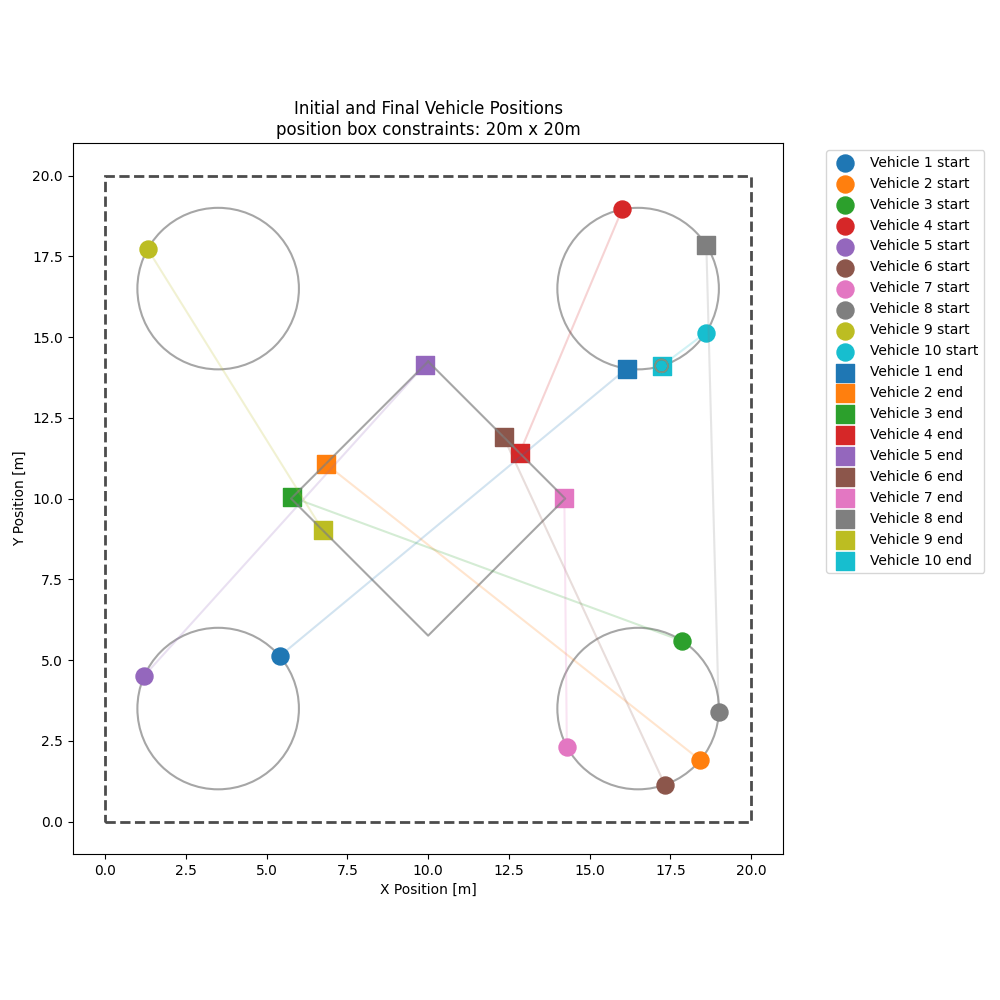

The script that saved this image:
import numpy as np
import matplotlib.pyplot as plt
from matplotlib.patches import Circle, Rectangle
import random
from matplotlib import colors as mcolors
import matplotlib.lines as mlines

def generate_positions(n_vehicles, min_distance=0.4, max_attempts=1000):
    """
    Generate initial and final positions for vehicles according to the specified layout:
    - 20m x 20m position box
    - 4 circles (diameter 5m) at corners with 1m margin from borders
    - 1 diamond (6m side length when unrotated) at center with 1m margin from circles
    - Initial positions: randomly on the 4 circles
    - Final positions: randomly on circles and diamond border
    
    Args:
        n_vehicles: number of vehicles
        min_distance: minimum distance between vehicles
        max_attempts: maximum attempts to find valid positions
        
    Returns:
        initial_positions: (n_vehicles, 2) array
        final_positions: (n_vehicles, 2) array
    """
    
    # Layout parameters
    box_size = 20.0
    circle_diameter = 5.0
    circle_radius = circle_diameter / 2.0
    square_side = 6.0
    margin = 1.0
    
    # Circle centers (1m margin from border + 2.5m radius = 3.5m from edge)
    circle_centers = np.array([
        [3.5, 3.5],    # bottom-left
        [16.5, 3.5],   # bottom-right  
        [3.5, 16.5],   # top-left
        [16.5, 16.5]   # top-right
    ])
    
    # Diamond center and vertices (rotated square)
    diamond_center = np.array([10.0, 10.0])
    diamond_size = square_side / np.sqrt(2)  # Distance from center to vertex
    
    # Diamond vertices (top, right, bottom, left)
    diamond_vertices = np.array([
        [diamond_center[0], diamond_center[1] + diamond_size],  # top
        [diamond_center[0] + diamond_size, diamond_center[1]],  # right
        [diamond_center[0], diamond_center[1] - diamond_size],  # bottom
        [diamond_center[0] - diamond_size, diamond_center[1]]   # left
    ])
    
    def sample_point_on_circle(center, radius):
        """Sample a random point on the circumference of a circle."""
        angle = random.uniform(0, 2 * np.pi)
        return center + radius * np.array([np.cos(angle), np.sin(angle)])
    
    def sample_point_on_diamond_border(vertices):
        """Sample a random point on the perimeter/border of the diamond."""
        # Diamond has 4 edges connecting adjacent vertices
        # Choose one edge randomly
        edge = random.randint(0, 3)
        
        # Get the two vertices that define this edge
        v1 = vertices[edge]
        v2 = vertices[(edge + 1) % 4]
        
        # Sample a random point along the edge between v1 and v2
        t = random.uniform(0, 1)  # Parameter along the edge
        point = v1 + t * (v2 - v1)
        
        return point

    def is_valid_position(new_pos, existing_positions, min_dist):
        """Check if new position maintains minimum distance from existing ones."""
        for pos in existing_positions:
            if np.linalg.norm(new_pos - pos) < min_dist:
                return False
        return True
    
    # Generate initial positions (only on circles)
    initial_positions = []
    attempts = 0
    
    while len(initial_positions) < n_vehicles and attempts < max_attempts:
        # Randomly select a circle
        circle_idx = random.randint(0, 3)
        center = circle_centers[circle_idx]
        
        # Sample point on circle circumference
        new_pos = sample_point_on_circle(center, circle_radius)
        
        # Check if position is valid
        if is_valid_position(new_pos, initial_positions, min_distance):
            initial_positions.append(new_pos)
        
        attempts += 1
    
    if len(initial_positions) < n_vehicles:
        raise ValueError(f"Could not generate {n_vehicles} valid initial positions after {max_attempts} attempts")
    
    # Generate final positions (on circles and square)
    final_positions = []
    attempts = 0
    
    while len(final_positions) < n_vehicles and attempts < max_attempts:
        # Randomly choose between diamond border (80%) and circles (20%)
        if random.random() < 0.9:  # Diamond border
            new_pos = sample_point_on_diamond_border(diamond_vertices)
        else:  # Circle
            circle_idx = random.randint(0, 3)
            center = circle_centers[circle_idx]
            new_pos = sample_point_on_circle(center, circle_radius)
        
        # Check if position is valid
        if is_valid_position(new_pos, final_positions, min_distance):
            final_positions.append(new_pos)
        
        attempts += 1
    
    if len(final_positions) < n_vehicles:
        raise ValueError(f"Could not generate {n_vehicles} valid final positions after {max_attempts} attempts")
    
    

    return np.array(initial_positions), np.array(final_positions)

def quadrant_colors(initial_positions, center=(10.0, 10.0)):
    """
    Assign a color to each craft based on the quadrant of its *initial* position.
    Quadrants (relative to `center`):
      Q0: top-right,  Q1: top-left,  Q2: bottom-left,  Q3: bottom-right
    Returns:
      colors: list of color strings (len = n_vehicles)
      quad_ids: list of ints in {0,1,2,3}
    """
    cx, cy = center
    # Use distinct, readable colors
    palette = [(0.17, 0.28, 0.46), (0.54, 0.31, 0.56), (1.00, 0.39, 0.38), (1.00, 0.65, 0.00)]  # Q0,Q1,Q2,Q3

    quad_ids = []
    colors = []
    for p in initial_positions:
        x, y = p
        if x >= cx and y >= cy:
            q = 0  # top-right
        elif x < cx and y >= cy:
            q = 1  # top-left
        elif x < cx and y < cy:
            q = 2  # bottom-left
        else:
            q = 3  # bottom-right
        quad_ids.append(q)
        colors.append(palette[q])
    return colors, quad_ids

def _jitter_color(base, hue_jitter=0.03, sat_jitter=0.10, val_jitter=0.10, rng=None):
    """Return an RGB tuple that is a jittered variant of the base color."""
    if rng is None:
        rng = np.random.default_rng()
    rgb = np.array(mcolors.to_rgb(base))
    h, s, v = mcolors.rgb_to_hsv(rgb)
    h = (h + rng.uniform(-hue_jitter, hue_jitter)) % 1.0
    s = np.clip(s * (1.0 + rng.uniform(-sat_jitter, sat_jitter)), 0.0, 1.0)
    v = np.clip(v * (1.0 + rng.uniform(-val_jitter, val_jitter)), 0.0, 1.0)
    return tuple(mcolors.hsv_to_rgb([h, s, v]))


def visualize_layout(initial_positions, final_positions, min_distance=0.4):
    """
    Visualize the generated positions with colors tied to the initial-position quadrant.
    """
    import matplotlib as mpl
    mpl.rcParams.update({
        "font.family": "sans-serif",    # serif font (similar to LaTeX default)
        "font.size": 16,        # general font size
        "axes.titlesize": 20,   # title
        "axes.labelsize": 18,   # x/y labels
        "xtick.labelsize": 14,  # x-ticks
        "ytick.labelsize": 14,  # y-ticks
        "legend.fontsize": 14   # legend text
    })

    fig, ax = plt.subplots(figsize=(10, 10))

    # Draw the 20x20 boundary box
    boundary = Rectangle((0, 0), 20, 20, linewidth=2, edgecolor='black',
                         facecolor='none', linestyle='--', alpha=0.7)
    ax.add_patch(boundary)

    # Corner circles
    circle_centers = np.array([
        [3.5, 3.5],
        [16.5, 3.5],
        [3.5, 16.5],
        [16.5, 16.5]
    ])
    for center in circle_centers:
        circle = Circle(center, 2.5, linewidth=1.5, edgecolor='grey',
                        facecolor='none', alpha=0.7)
        ax.add_patch(circle)

    # Central diamond
    diamond_center = np.array([10.0, 10.0])
    diamond_size = 6 / np.sqrt(2)
    diamond_vertices = np.array([
        [diamond_center[0], diamond_center[1] + diamond_size],
        [diamond_center[0] + diamond_size, diamond_center[1]],
        [diamond_center[0], diamond_center[1] - diamond_size],
        [diamond_center[0] - diamond_size, diamond_center[1]]
    ])
    diamond_x = np.append(diamond_vertices[:, 0], diamond_vertices[0, 0])
    diamond_y = np.append(diamond_vertices[:, 1], diamond_vertices[0, 1])
    ax.plot(diamond_x, diamond_y, linewidth=1.5, color='grey', alpha=0.7)

    # --- NEW: colors based on initial-position quadrants ---
    colors, quad_ids = quadrant_colors(initial_positions, center=(10.0, 10.0))

    # Plot initial positions (circles)
    for i, pos in enumerate(initial_positions):
        ax.scatter(pos[0], pos[1], marker='o', s=150,
                   color=colors[i], label=None, alpha=1.0)
        ax.add_patch(Circle(pos, min_distance/2, linewidth=1,
                            edgecolor=colors[i], facecolor='none', alpha=0.3))

    # Plot final positions (squares) using the SAME color per craft
    for i, pos in enumerate(final_positions):
        ax.scatter(pos[0], pos[1], marker='s', s=150,
                   color=colors[i], label=None, alpha=1.0)
        ax.add_patch(Circle(pos, min_distance/2, linewidth=1,
                            edgecolor=colors[i], facecolor='none', alpha=0.3))

    # Connect start to end with the SAME color
    for i in range(len(initial_positions)):
        ax.plot([initial_positions[i, 0], final_positions[i, 0]],
                [initial_positions[i, 1], final_positions[i, 1]],
                color=colors[i], alpha=0.3, linewidth=1.5)

     # --- simplified legend: only start vs stop ---
    start_handle = mlines.Line2D([], [], color='black', marker='o',
                                 linestyle='None', markersize=8, label='Start')
    stop_handle = mlines.Line2D([], [], color='black', marker='s',
                                linestyle='None', markersize=8, label='Stop')

    leg = ax.legend(handles=[start_handle, stop_handle],
                    loc='lower right',
                    bbox_to_anchor=(0.95, 0.05),   # nudge slightly inward
                    frameon=True,
                    facecolor='white',
                    edgecolor='none',
                    framealpha=0.6,
                    borderpad=1.2,       # padding inside the box
                    labelspacing=1.0,    # vertical spacing between labels
                    handlelength=1.8,    # length of marker in legend
                    handletextpad=0.8,   # space between marker and text
                    fontsize=11)         # slightly bigger text

    ax.set_xlim(-1, 21)
    ax.set_ylim(-1, 21)
    ax.set_aspect('equal')
    ax.set_xlabel(r"$x$ [m]", fontsize=18)
    ax.set_ylabel(r"$y$ [m]", fontsize=18)
    ax.set_title('Initial and Final Craft Positions')

    plt.tight_layout()
    plt.savefig("position_generator.pdf", dpi=400)
    plt.show()

    return fig, ax

def main_with_generated_positions():
    """
    Updated main function using generated positions.
    """
    print("------ WOW Fleet Collision-Free 2D Trajectory Generation ------")
    
    # Configuration parameters
    n_vehicles = 5
    time_horizon = 10.0          # [s]
    time_step = 0.1             # [s]
    min_distance = 0.4 + 0.1         # [m]
    space_dims = [0, 0, 20, 20]  # [m] - Updated to 20x20
    
    print(f"Configuration:")
    print(f"  Number of vehicles: {n_vehicles}")
    print(f"  Time horizon: {time_horizon} s")
    print(f"  Time step: {time_step} s")
    print(f"  Minimum margin: {min_distance} m")
    print(f"  Space dimensions: {space_dims} m")
    print()
    
    # Generate positions
    print("Generating initial and final positions...")
    try:
        initial_positions, final_positions = generate_positions(
            n_vehicles, min_distance, max_attempts=2000
        )
        print(f"Successfully generated positions for {n_vehicles} vehicles")
        
        # Visualize the layout
        print("Visualizing generated positions...")
        visualize_layout(initial_positions, final_positions, min_distance)
        
    except ValueError as e:
        print(f"Error generating positions: {e}")
        print("Try reducing the number of vehicles or minimum distance")
        return
    
    print(f"Initial positions:\n{initial_positions}")
    print(f"Final positions:\n{final_positions}")
    
    # Create the trajectory planner
    # Note: You would need to import your actual planner class here
    # from scp_wow_2d_fixed import SCPCraft2DTrajectory
    # 
    # planner = SCPCraft2DTrajectory(
    #     n_vehicles=n_vehicles,
    #     time_horizon=time_horizon,
    #     time_step=time_step,
    #     min_distance=min_distance,
    #     space_dims=space_dims
    # )
    # 
    # # Set initial & final states
    # planner.set_initial_states(initial_positions)
    # planner.set_final_states(final_positions)
    # 
    # # Generate trajectories...
    # trajectories = planner.generate_trajectories(max_iterations=15)

def calculate_minimum_distances(positions):
    """
    Calculate the minimum distance between all pairs of crafts.
    
    Args:
        positions: (n_vehicles, 2) array of positions
        
    Returns:
        min_distance: minimum distance between any two crafts
        min_pair: tuple of indices (i, j) of the closest pair
        all_distances: dictionary with all pairwise distances
    """
    n_vehicles = len(positions)
    min_distance = float('inf')
    min_pair = None
    all_distances = {}
    
    for i in range(n_vehicles):
        for j in range(i + 1, n_vehicles):
            distance = np.linalg.norm(positions[i] - positions[j])
            all_distances[(i, j)] = distance
            
            if distance < min_distance:
                min_distance = distance
                min_pair = (i, j)
    
    return min_distance, min_pair, all_distances

def print_distance_analysis(initial_positions, final_positions):
    """
    Print global minimum distance (initial/final) and longest path traveled.
    
    Args:
        initial_positions: (n_vehicles, 2) array
        final_positions: (n_vehicles, 2) array
    """
    # --- Minimum distances ---
    init_min_dist, _, _ = calculate_minimum_distances(initial_positions)
    final_min_dist, _, _ = calculate_minimum_distances(final_positions)
    global_min_dist = min(init_min_dist, final_min_dist)
    
    # --- Longest path traveled ---
    displacements = np.linalg.norm(final_positions - initial_positions, axis=1)
    longest_path = np.max(displacements)
    longest_vehicle = np.argmax(displacements)
    
    # --- Print summary ---
    print("\n" + "="*40)
    print("DISTANCE SUMMARY")
    print("="*40)
    print(f"Global minimum distance: {global_min_dist:.3f} m")
    print(f"Longest path traveled:  {longest_path:.3f} m (Vehicle {longest_vehicle})")
    print("="*40 + "\n")
    
    return {
        'global_min_distance': global_min_dist,
        'longest_path': longest_path,
        'longest_vehicle': longest_vehicle
    }

if __name__ == "__main__":
    # Test the position generation
    try:
        initial_pos, final_pos = generate_positions(20, min_distance=1.0)
        print("Generated positions successfully!")
        print(f"Initial positions:\n{initial_pos}")
        print(f"Final positions:\n{final_pos}")
        
        # Analyze distances
        distance_analysis = print_distance_analysis(initial_pos, final_pos)
        
        # Visualize
        visualize_layout(initial_pos, final_pos)
        
    except Exception as e:
        print(f"Error: {e}")